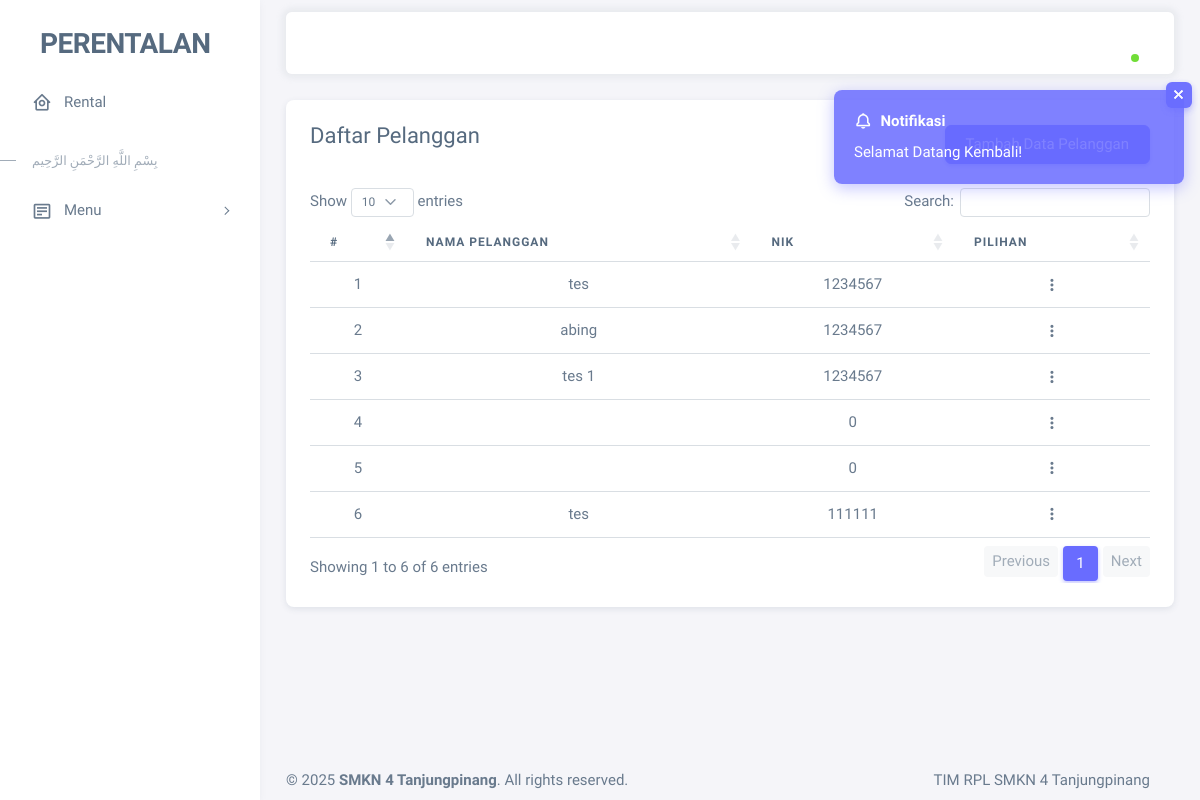
Screenshot of /pembeli.php (signed in) with the database file from the repository.
### tables this page shows
CREATE TABLE `pelanggan` (
  `pelanggan_id` int(11) NOT NULL,
  `NIK` int(255) NOT NULL,
  `nama` varchar(100) NOT NULL,
  `sim` varchar(255) DEFAULT NULL
);

### pembeli.php (the view, shortened to what this page needs)
<?php
include '.includes/header.php';
include '.includes/toast_notification.php';
?>
<div class="container-xxl flex-grow-1 container-p-y">
    <div class="card">
        <div class="card-header d-flex justify-content-between align-items-center">
            <h4>Daftar Pelanggan</h4>
            <button type="button" class="btn btn-primary" data-bs-toggle="modal" data-bs-target="#addCustomer">
                Tambah Data Pelanggan
            </button>
        </div>
        <div class="card-body">
            <div class="table-responsive text-nowrap">
                <table id="datatable" class="table">
                    <thead class="text-center">
                        <tr>
                            <th width="50px">#</th>
                            <th>Nama Pelanggan</th>
                            <th>NIK</th>
                            <th width="150px">Pilihan</th>
                        </tr>
                    </thead>
                    <tbody class="text-center">
                        <?php
                        $index = 1;
                        $query = "SELECT * FROM pelanggan";
                        $exec = mysqli_query($conn, $query);
                        while ($tipe = mysqli_fetch_assoc($exec)):
                            ?>
                            <tr>
                                <td><?= $index++; ?></td>
                                <td><?= htmlspecialchars($tipe['nama']); ?></td>
                                <td><?= htmlspecialchars($tipe['NIK']); ?></td>
                                <td>
                                    <div class="dropdown">
                                        <button type="button" class="btn p-0 dropdown-toggle hide-arrow"
                                            data-bs-toggle="dropdown">
                                            <i class="bx bx-dots-vertical-rounded"></i>
                                        </button>
                                    </div>
                                </td>
                            </tr>
                        <?php endwhile; ?>
                    </tbody>
                </table>
            </div>
        </div>
    </div>
</div>
<?php include '.includes/footer.php'; ?>

### rows the page displays
pelanggan: nama "tes", NIK "1234567"
pelanggan: nama "abing", NIK "1234567"
pelanggan: nama "tes 1", NIK "1234567"
pelanggan: NIK "0"
pelanggan: NIK "0"
pelanggan: nama "tes", NIK "111111"

### other values shown
$notification['title'] "Notifikasi"
$notification['message'] "Selamat Datang Kembali!"
